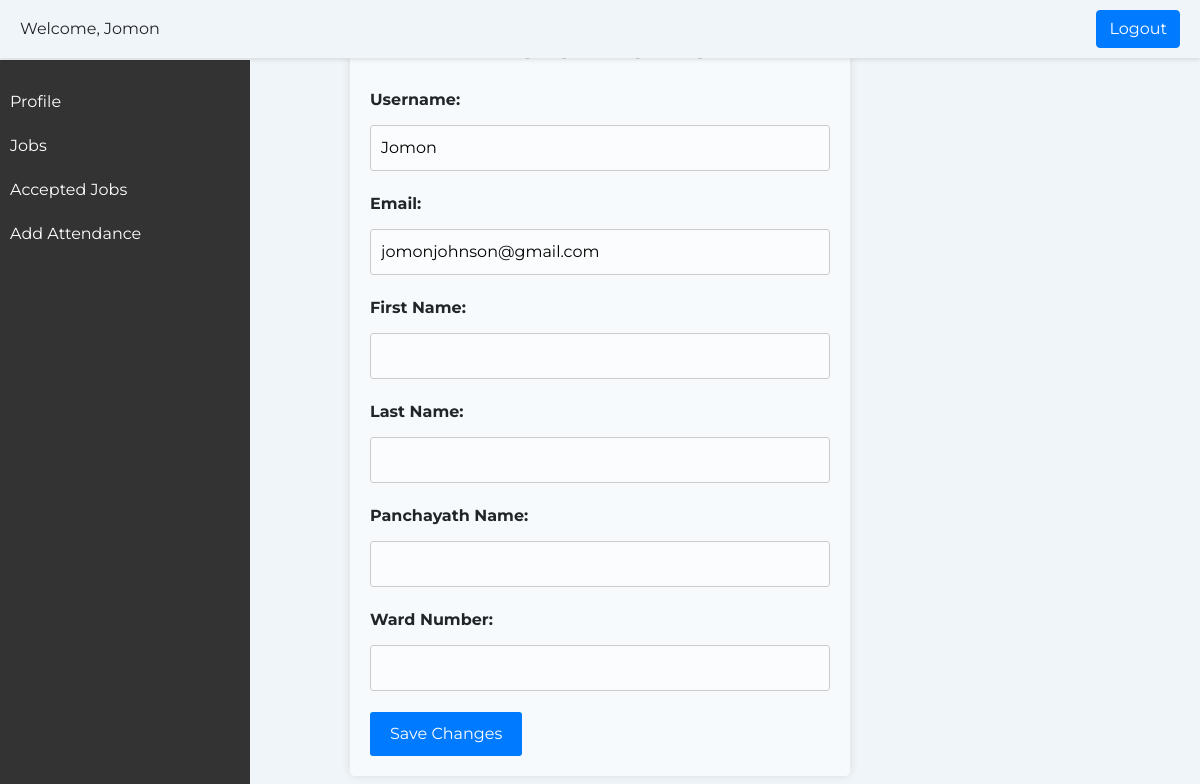
Page /worker_profile (signed in) on the earlier database version.
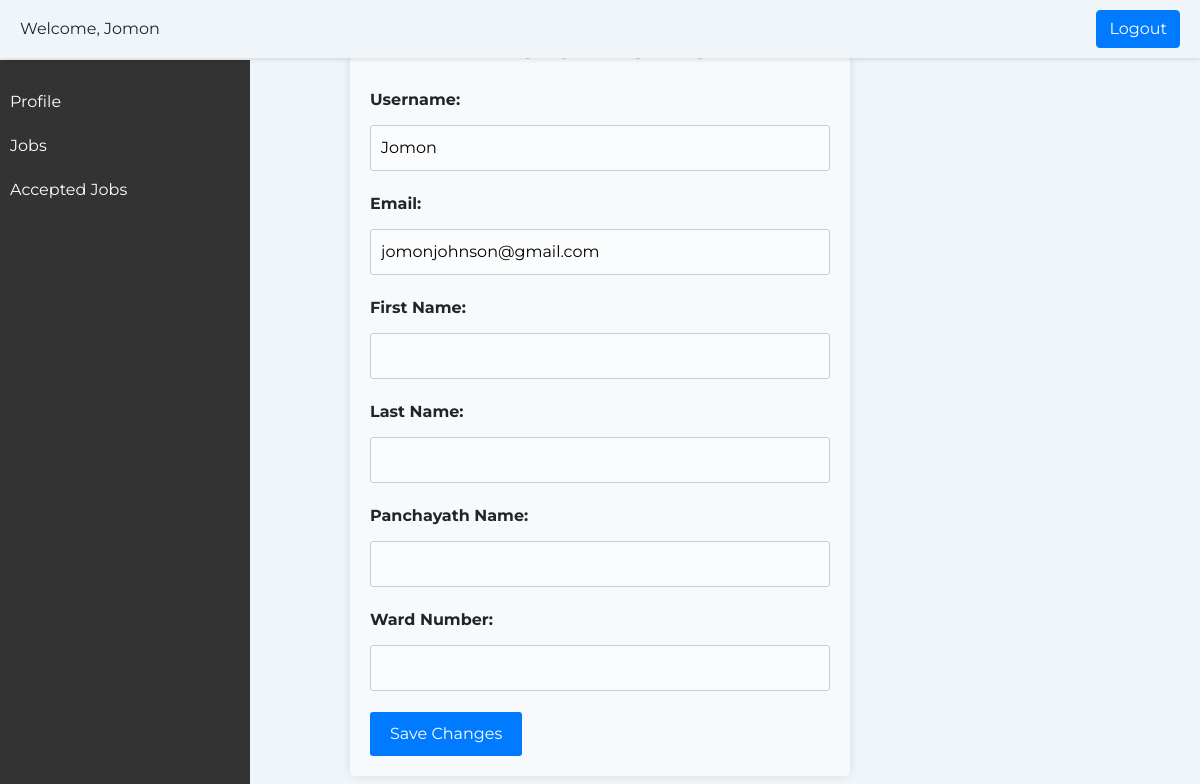
Same page on the later database version.
### home/views.py (the view, shortened to what this page needs)
# urls.py: path('worker_profile',views.worker_profile,name="worker_profile"),
@never_cache
@login_required(login_url='login')
def worker_profile(request):
    if not request.user.is_authenticated:
            return redirect('login')
    return render(request, 'worker_profile.html', {'user': request.user})

### templates/worker_profile.html (shortened to what this page needs)
{% load static %}
<!DOCTYPE html>
<html lang="en">
<head>
    <link href="https://maxcdn.bootstrapcdn.com/bootstrap/4.5.2/css/bootstrap.min.css" rel="stylesheet">
</head>
<body>
    <div class="header">
        <div class="user-profile">
            <span>Welcome, {{user.username}}</span>
        </div>
        {% if user.is_authenticated %}
        <a href={% url 'logout' %} class="btn btn-primary ml-lg-3">Logout</a>
        {% else %}
        <a href="login.html" class="btn btn-primary ml-lg-3">Login</a>
        {% endif %}
    </div>
                    <div class="sidebar">
                        <ul>
                            <li><a href="worker_profile">Profile</a></li>
                            <li><a href="worker_jobs">Jobs</a></li>
                            <li><a href="view_worker_job">Accepted Jobs</a></li>
                            {% if request.user.is_mentor %}
                                <li><a href="add_attendance">Add Attendance</a></li>
                            {% endif %}
                        </ul>
                    </div>
    <div class="container" style="background-color: rgba(255, 255, 255, 0.5);">
        <h1>Edit Profile</h1>
        <form class="profile-form" method="post" action="{% url 'worker_profile' %}" onsubmit="return validateForm()">
            <div class="form-group">
                <label for="username">Username:</label>
                <input type="text" name="username" id="username" value="{{ user.username }}" required style="background-color: rgba(255, 255, 255, 0.5);">
            </div>
            <div class="form-group">
                <label for="email">Email:</label>
                <input type="email" name="email" id="email" value="{{ user.email }}" required style="background-color: rgba(255, 255, 255, 0.5);">
            </div>
            <div class="form-group">
                <label for="first_name">First Name:</label>
                <input type="text" name="first_name" id="first_name" value="{{ user.first_name }}" required style="background-color: rgba(255, 255, 255, 0.5);">
            </div>
            <div class="form-group">
                <label for="last_name">Last Name:</label>
                <input type="text" name="last_name" id="last_name" value="{{ user.last_name }}" required style="background-color: rgba(255, 255, 255, 0.5);">
            </div>
            <div class="form-group">
                <label for="panchayath_name">Panchayath Name:</label>
                <input type="text" name="panchayath_name" id="panchayath_name" value="{{ user.panchayath_name }}" required style="background-color: rgba(255, 255, 255, 0.5);">
            </div>
            <div class="form-group">
                <label for="ward_number">Ward Number:</label>
                <input type="text" name="ward_number" id="ward_number" value="{{ user.ward_number }}" required style="background-color: rgba(255, 255, 255, 0.5);">
            </div>
            <button type="submit">Save Changes</button>
        </form>
</body>
</html>

Differences in the rows shown:
changed CustomUser "Jomon": is_mentor True → False (drawn)
Other differences:
text no longer shown: "Add Attendance"
